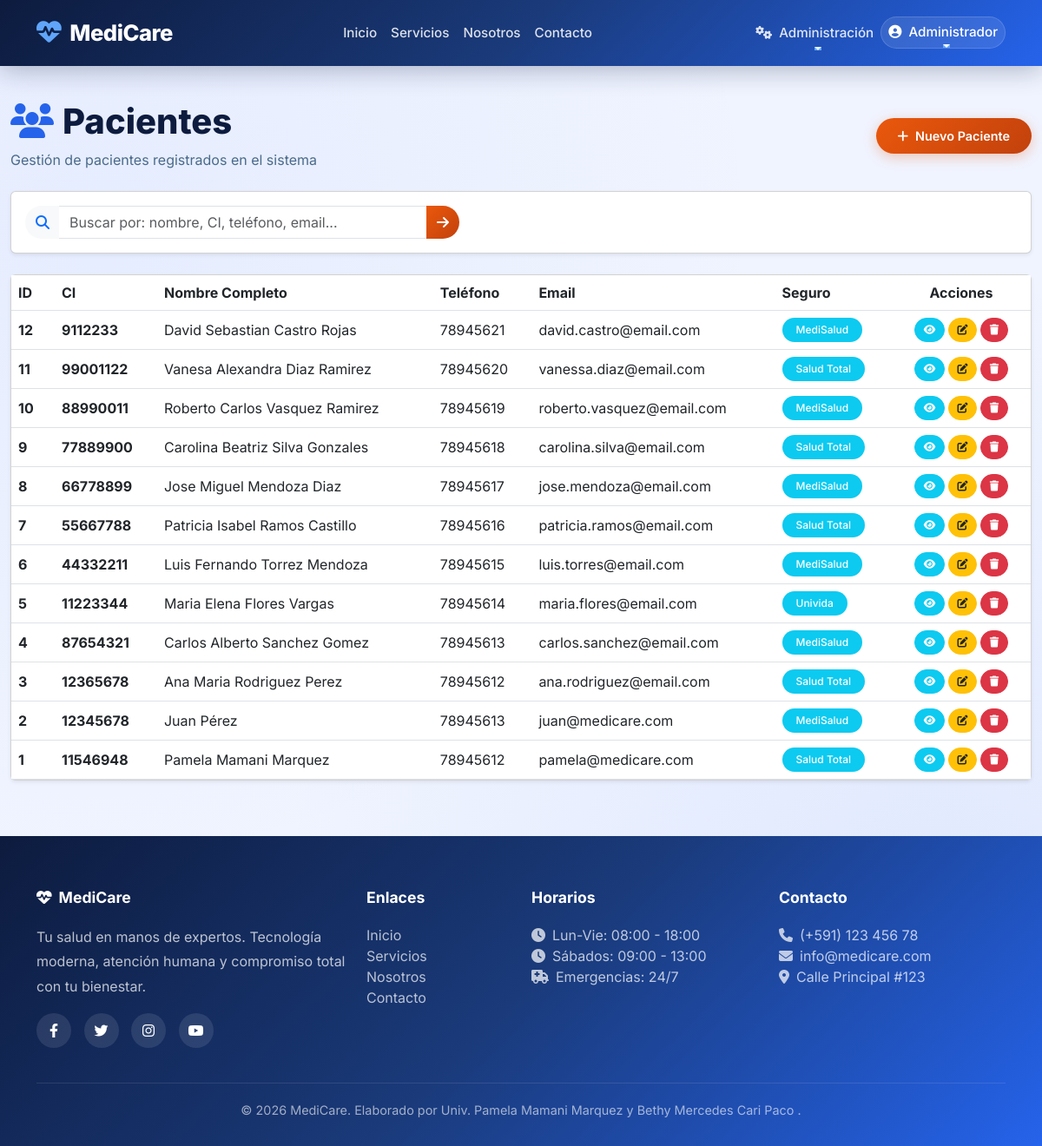
/pacientes/ (signed in), run on the app's committed database.
### app/models/usuario.py (models this page shows, shortened)
class Usuario(UserMixin, db.Model):
    __tablename__ = 'usuarios'
    id = db.Column(db.Integer, primary_key=True)
    username = db.Column(db.String(80), unique=True, nullable=False)
    email = db.Column(db.String(120), unique=True, nullable=False)
    password_hash = db.Column(db.String(200), nullable=False)
    rol = db.Column(db.String(20), nullable=False, default='paciente')
    nombres = db.Column(db.String(100))
    apellidos = db.Column(db.String(100))
    ci = db.Column(db.String(20))
    telefono = db.Column(db.String(20))
    fecha_registro = db.Column(db.DateTime, default=datetime.utcnow)
    activo = db.Column(db.Boolean, default=True)
    paciente = db.relationship('Paciente', back_populates='usuario', uselist=False)
    medico = db.relationship('Medico', back_populates='usuario', uselist=False)
    def is_admin(self):
        return self.rol == 'admin'

### app/models/paciente.py (models this page shows, shortened)
class Paciente(db.Model):
    __tablename__ = 'pacientes'
    id = db.Column(db.Integer, primary_key=True)
    usuario_id = db.Column(db.Integer, db.ForeignKey('usuarios.id'), unique=True)
    ci = db.Column(db.String(20), unique=True, nullable=False)
    nombres = db.Column(db.String(100), nullable=False)
    apellidos = db.Column(db.String(100), nullable=False)
    fecha_nacimiento = db.Column(db.Date)
    genero = db.Column(db.String(10))
    telefono = db.Column(db.String(20))
    direccion = db.Column(db.String(200))
    email = db.Column(db.String(120))
    seguro_medico = db.Column(db.String(100))
    alergias = db.Column(db.Text)
    fecha_registro = db.Column(db.DateTime, default=datetime.utcnow)
    usuario = db.relationship('Usuario', back_populates='paciente', uselist=False)
    citas = db.relationship('Cita', back_populates='paciente')
    historial = db.relationship('HistorialClinico', back_populates='paciente')

### app/pacientes/routes.py (the view, shortened to what this page needs)
@bp_paciente.route('/')
@login_required
def index():
    search = request.args.get('search', '').strip()
    if current_user.is_admin() or current_user.is_recepcionista() or current_user.is_medico():
        query = Paciente.query
    elif current_user.is_paciente():
        query = Paciente.query.filter_by(usuario_id=current_user.id)
    else:
        flash('⛔ No tienes permisos.', 'danger')
        return redirect(url_for('core.landing'))
    pacientes = query.order_by(Paciente.id.desc()).all()
    return render_template('pacientes/index.html', pacientes=pacientes, search=search)

### templates/pacientes/index.html (shortened to what this page needs)
{% extends "base.html" %}
{% block content %}
<div class="container-fluid py-4">
    <div class="d-flex justify-content-between align-items-center mb-4 flex-wrap gap-2">
        <div>
            <h1 style="font-weight: 800; color: #0d1b3e;">
                <i class="fas fa-users" style="color: #2563eb; margin-right: 10px;"></i>Pacientes
            </h1>
            <p style="color: #4a6a8a; margin: 0;">Gestión de pacientes registrados en el sistema</p>
        </div>
        {% if current_user.is_admin() or current_user.is_recepcionista() %}
        <a href="{{ url_for('paciente.crear') }}" class="btn" style="border-radius: 50px; padding: 10px 25px; font-weight: 600; font-size: 0.9rem; background: linear-gradient(135deg, #ea580c, #c2410c); color: white; border: none; box-shadow: 0 4px 15px rgba(234, 88, 12, 0.3); transition: all 0.3s ease;">
            <i class="fas fa-plus me-2"></i>Nuevo Paciente
        </a>
        {% endif %}
    </div>
    <div class="card shadow-sm mb-4">
        <div class="card-body p-3">
            <form method="GET" action="{{ url_for('paciente.index') }}" class="d-flex gap-2">
                <div class="input-group" style="max-width: 500px;">
                    <span class="input-group-text bg-light border-0" style="border-radius: 50px 0 0 50px;">
                        <i class="fas fa-search text-primary"></i>
                    </span>
                    <input type="text" class="form-control" name="search"
                           placeholder="Buscar por: nombre, CI, teléfono, email..."
                           value="{{ search }}"
                           style="border-left: none; border-radius: 0; border-color: #dee2e6;">
                    <button type="submit" class="btn" style="border-radius: 0 50px 50px 0; background: linear-gradient(135deg, #ea580c, #c2410c); color: white; border: none;">
                        <i class="fas fa-arrow-right"></i>
                    </button>
                </div>
            </form>
        </div>
    </div>
    <div class="card shadow-sm">
        <div class="card-body p-0">
            <div class="table-responsive">
                <table class="table table-hover align-middle mb-0">
                    <thead style="background: #f8f9fa;">
                        <tr>
                            <th style="width: 50px;">ID</th>
                            <th>CI</th>
                            <th>Nombre Completo</th>
                            <th>Teléfono</th>
                            <th>Email</th>
                            <th>Seguro</th>
                            <th style="width: 160px;" class="text-center">Acciones</th>
                        </tr>
                    </thead>
                    <tbody>
                        {% for paciente in pacientes %}
                        <tr>
                            <td><strong>{{ paciente.id }}</strong></td>
                            <td><strong>{{ paciente.ci }}</strong></td>
                            <td>{{ paciente.nombres }} {{ paciente.apellidos }}</td>
                            <td>{{ paciente.telefono or 'N/A' }}</td>
                            <td>{{ paciente.email or 'N/A' }}</td>
                            <td>
                                <span class="badge bg-info rounded-pill px-3 py-2">
                                    {{ paciente.seguro_medico or 'Sin seguro' }}
                                </span>
                            </td>
                            <td>
                                <div class="d-flex gap-1 justify-content-center">
                                    <a href="{{ url_for('paciente.show', id=paciente.id) }}"
                                       class="btn btn-sm btn-info text-white"
                                       style="border-radius: 50px; padding: 4px 10px;"
                                       title="Ver paciente">
                                        <i class="fas fa-eye"></i>
                                    </a>
                                    {% if current_user.is_admin() or current_user.is_recepcionista() %}
                                    <a href="{{ url_for('paciente.editar', id=paciente.id) }}"
                                       class="btn btn-sm btn-warning text-dark"
                                       style="border-radius: 50px; padding: 4px 10px;"
                                       title="Editar paciente">
                                        <i class="fas fa-edit"></i>
                                    </a>
                                    {% endif %}
                                    {% if current_user.is_admin() %}
                                    <form method="POST" action="{{ url_for('paciente.eliminar', id=paciente.id) }}"
                                          style="display:inline;"
                                          onsubmit="return confirm('¿Estás seguro de eliminar al paciente {{ paciente.nombres }} {{ paciente.apellidos }}?')">
                                        <button type="submit" class="btn btn-sm btn-danger"
                                                style="border-radius: 50px; padding: 4px 10px;"
                                                title="Eliminar paciente">
                                            <i class="fas fa-trash"></i>
                                        </button>
                                    </form>
                                    {% endif %}
                                </div>
                            </td>
                        </tr>
                        {% endfor %}
                    </tbody>
                </table>
            </div>
        </div>
    </div>
</div>
{% endblock %}

### templates/base.html (shortened to what this page needs)
<!DOCTYPE html>
<html lang="es">
<head>
    <link href="https://cdn.jsdelivr.net/npm/bootstrap@5.3.0/dist/css/bootstrap.min.css" rel="stylesheet">
    <link rel="stylesheet" href="https://cdnjs.cloudflare.com/ajax/libs/font-awesome/6.4.0/css/all.min.css">
</head>
<body>
    <nav class="navbar navbar-expand-lg navbar-custom">
        <div class="container">
            <a class="navbar-brand" href="{{ url_for('core.landing') }}">
                <i class="fas fa-heartbeat"></i>MediCare
            </a>
            <div class="collapse navbar-collapse" id="navbarNav">
                <ul class="navbar-nav mx-auto">
                    <li class="nav-item">
                        <a class="nav-link" href="{{ url_for('core.landing') }}">Inicio</a>
                    </li>
                    <li class="nav-item">
                        <a class="nav-link" href="{{ url_for('core.servicios') }}">Servicios</a>
                    </li>
                    <li class="nav-item">
                        <a class="nav-link" href="{{ url_for('core.about') }}">Nosotros</a>
                    </li>
                    <li class="nav-item">
                        <a class="nav-link" href="{{ url_for('core.contacto') }}">Contacto</a>
                    </li>
                </ul>
                <ul class="navbar-nav">
                    {% if current_user.is_authenticated %}
                        {% if current_user.is_admin() %}
                        <li class="nav-item dropdown">
                            <a class="nav-link dropdown-toggle text-white" href="#" id="adminDropdown" role="button" data-bs-toggle="dropdown">
                                <i class="fas fa-cogs me-1"></i> Administración
                            </a>
                        </li>
                        {% endif %}
                        <li class="nav-item dropdown user-dropdown">
                            <a class="nav-link dropdown-toggle text-white" href="#" id="userDropdown" role="button" data-bs-toggle="dropdown">
                                <i class="fas fa-user-circle me-1"></i>
                                {{ current_user.nombres }}
                            </a>
                        </li>
                    {% endif %}
                </ul>
            </div>
        </div>
    </nav>
    <main>
        {% block content %}{% endblock %}
    </main>
    <footer class="footer-custom">
        <div class="container">
            <div class="row g-4">
                <div class="col-md-4">
                    <h5><i class="fas fa-heartbeat me-2"></i>MediCare</h5>
                    <p style="opacity: 0.8; line-height: 1.8; position: relative; z-index: 1;">Tu salud en manos de expertos. Tecnología moderna, atención humana y compromiso total con tu bienestar.</p>
                    <div class="social-links mt-3">
                        <a href="#"><i class="fab fa-facebook-f"></i></a>
                        <a href="#"><i class="fab fa-twitter"></i></a>
                        <a href="#"><i class="fab fa-instagram"></i></a>
                        <a href="#"><i class="fab fa-youtube"></i></a>
                    </div>
                </div>
                <div class="col-md-2">
                    <h5>Enlaces</h5>
                    <ul class="list-unstyled">
                        <li><a href="{{ url_for('core.landing') }}">Inicio</a></li>
                        <li><a href="{{ url_for('core.servicios') }}">Servicios</a></li>
                        <li><a href="{{ url_for('core.about') }}">Nosotros</a></li>
                        <li><a href="{{ url_for('core.contacto') }}">Contacto</a></li>
                    </ul>
                </div>
                <div class="col-md-3">
                    <h5>Horarios</h5>
                    <ul class="list-unstyled" style="opacity: 0.8;">
                        <li><i class="fas fa-clock me-2"></i>Lun-Vie: 08:00 - 18:00</li>
                        <li><i class="fas fa-clock me-2"></i>Sábados: 09:00 - 13:00</li>
                        <li><i class="fas fa-ambulance me-2"></i>Emergencias: 24/7</li>
                    </ul>
                </div>
                <div class="col-md-3">
                    <h5>Contacto</h5>
                    <ul class="list-unstyled" style="opacity: 0.8;">
                        <li><i class="fas fa-phone me-2"></i>(+591) 123 456 78</li>
                        <li><i class="fas fa-envelope me-2"></i>info@medicare.com</li>
                        <li><i class="fas fa-map-marker-alt me-2"></i>Calle Principal #123</li>
                    </ul>
                </div>
            </div>
            <div class="footer-bottom">
                <p class="mb-0">&copy; 2026 MediCare. Elaborado por Univ. Pamela Mamani Marquez y Bethy Mercedes Cari Paco .</p>
            </div>
        </div>
    </footer>
</body>
</html>

### templates/base.html (style rules this page uses)
:root { --primary-dark: #0d1b3e; --primary-mid: #1a3a7a; --primary-blue: #2563eb; --primary-light: #3b82f6; --primary-gradient: linear-gradient(135deg, #0d1b3e 0%, #1a3a7a 50%, #2563eb 100%); --glass-bg: rgba(255, 255, 255, 0.1); --glass-border: rgba(255, 255, 255, 0.15); --text-light: #ffffff; --text-dark: #0d1b3e; --shadow-soft: 0 8px 32px rgba(13, 27, 62, 0.15); --shadow-glass: 0 8px 32px rgba(0, 0, 0, 0.1); --border-radius: 16px; --transition: all 0.3s cubic-bezier(0.4, 0, 0.2, 1); }
* { font-family: 'Inter', sans-serif; margin: 0; padding: 0; box-sizing: border-box; }
body { background: #f0f4ff; color: var(--text-dark); min-height: 100vh; background-image: radial-gradient(ellipse at 10% 20%, rgba(37, 99, 235, 0.05) 0%, transparent 50%), radial-gradient(ellipse at 90% 80%, rgba(37, 99, 235, 0.08) 0%, transparent 50%); }
.navbar-custom { background: var(--primary-gradient); padding: 14px 0; box-shadow: 0 4px 30px rgba(13, 27, 62, 0.3); position: sticky; top: 0; z-index: 1000; backdrop-filter: blur(10px); }
.navbar-custom .navbar-brand { font-weight: 800; font-size: 1.6rem; color: white !important; letter-spacing: -0.5px; }
.navbar-custom .navbar-brand i { font-size: 1.8rem; margin-right: 10px; color: #60a5fa; }
.navbar-custom .nav-link { color: rgba(255,255,255,0.85) !important; font-weight: 500; padding: 8px 20px; border-radius: 8px; transition: var(--transition); font-size: 0.95rem; position: relative; }
.navbar-custom .nav-link::after { content: ''; position: absolute; bottom: 0; left: 50%; width: 0; height: 2px; background: #60a5fa; transition: var(--transition); transform: translateX(-50%); }
.user-dropdown .dropdown-toggle { color: white !important; padding: 6px 16px; border-radius: 50px; background: rgba(255,255,255,0.1); border: 1px solid rgba(255,255,255,0.15); }
.footer-custom { background: var(--primary-gradient); color: rgba(255,255,255,0.9); padding: 60px 0 30px 0; position: relative; overflow: hidden; margin-top: 40px; }
.footer-custom h5 { color: white; font-weight: 700; margin-bottom: 20px; font-size: 1.1rem; position: relative; z-index: 1; }
.footer-custom a { color: rgba(255,255,255,0.7); text-decoration: none; transition: var(--transition); display: inline-block; position: relative; z-index: 1; }
.footer-custom .social-links a { display: inline-flex; align-items: center; justify-content: center; width: 40px; height: 40px; background: rgba(255,255,255,0.1); border-radius: 50%; margin-right: 10px; transition: var(--transition); color: white; position: relative; z-index: 1; }
.footer-bottom { border-top: 1px solid rgba(255,255,255,0.1); padding-top: 20px; margin-top: 40px; text-align: center; font-size: 0.9rem; color: rgba(255,255,255,0.6); position: relative; z-index: 1; }

### templates/pacientes/index.html (style rules this page uses)
.badge { font-weight: 500; }
.btn-sm { padding: 0.25rem 0.6rem !important; font-size: 0.75rem !important; }

### data on the page
Usuario: nombres "Administrador"
Paciente: id "12", ci "9112233", nombres "David Sebastian", apellidos "Castro Rojas", telefono "78945621", email "david.castro@email.com", seguro_medico "MediSalud"
Paciente: id "11", ci "99001122", nombres "Vanesa Alexandra", apellidos "Diaz Ramirez", telefono "78945620", email "vanessa.diaz@email.com", seguro_medico "Salud Total"
Paciente: id "10", ci "88990011", nombres "Roberto Carlos", apellidos "Vasquez Ramirez", telefono "78945619", email "roberto.vasquez@email.com", seguro_medico "MediSalud"
Paciente: id "9", ci "77889900", nombres "Carolina Beatriz", apellidos "Silva Gonzales", telefono "78945618", email "carolina.silva@email.com", seguro_medico "Salud Total"
Paciente: id "8", ci "66778899", nombres "Jose Miguel", apellidos "Mendoza Diaz", telefono "78945617", email "jose.mendoza@email.com", seguro_medico "MediSalud"
Paciente: id "7", ci "55667788", nombres "Patricia Isabel", apellidos "Ramos Castillo", telefono "78945616", email "patricia.ramos@email.com", seguro_medico "Salud Total"
Paciente: id "6", ci "44332211", nombres "Luis Fernando", apellidos "Torrez Mendoza", telefono "78945615", email "luis.torres@email.com", seguro_medico "MediSalud"
Paciente: id "5", ci "11223344", nombres "Maria Elena", apellidos "Flores Vargas", telefono "78945614", email "maria.flores@email.com", seguro_medico "Univida"
Paciente: id "4", ci "87654321", nombres "Carlos Alberto", apellidos "Sanchez Gomez", telefono "78945613", email "carlos.sanchez@email.com", seguro_medico "MediSalud"
Paciente: id "3", ci "12365678", nombres "Ana Maria", apellidos "Rodriguez Perez", telefono "78945612", email "ana.rodriguez@email.com", seguro_medico "Salud Total"
Paciente: id "2", ci "12345678", nombres "Juan", apellidos "Pérez", telefono "78945613", email "juan@medicare.com", seguro_medico "MediSalud"
Paciente: id "1", ci "11546948", nombres "Pamela", apellidos "Mamani Marquez", telefono "78945612", email "pamela@medicare.com", seguro_medico "Salud Total"
